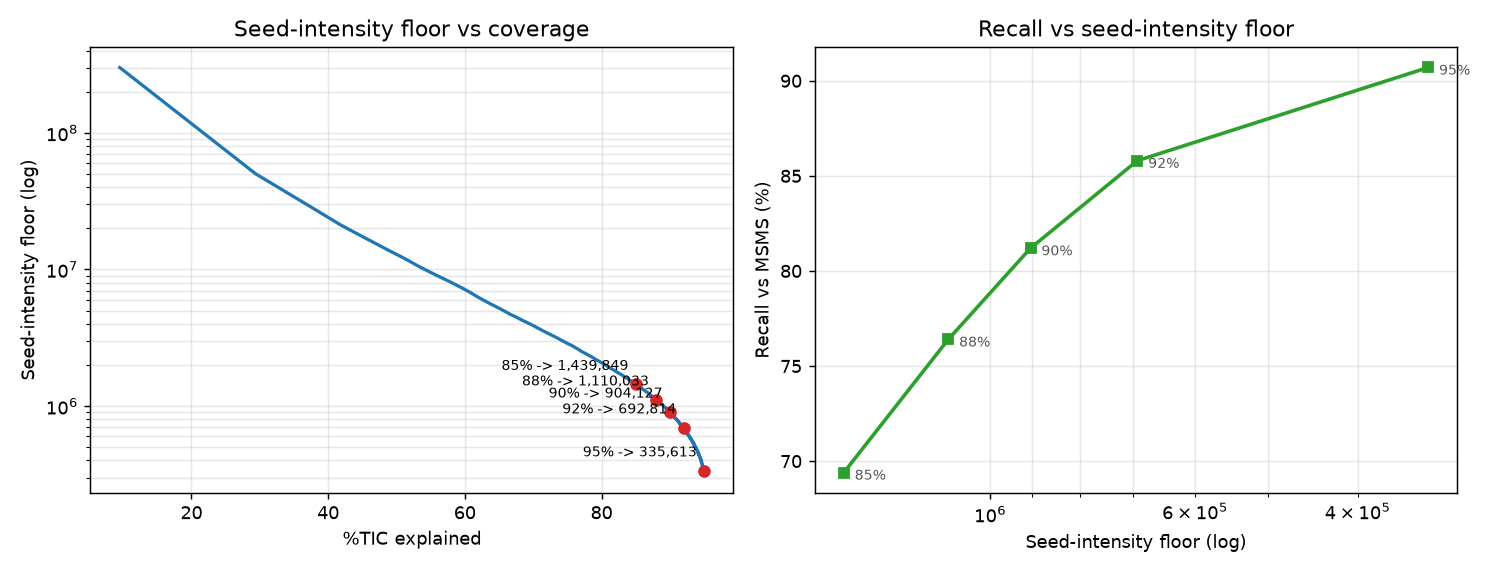

The Python source for this figure:
#!/usr/bin/env python
"""Map each coverage point to the seed-intensity floor that produced it.

Reads a DETECT_PROGRESS log that includes the `seed_int` field (added to the
detector's progress line). Because seeds are visited intensity-descending, the
seed_int at the sample where %TIC first crosses a target IS the effective
seed-intensity floor at that coverage. Cross-references the recall sweep so the
final table is: coverage -> seed_int floor -> recall -> wall cost.

Usage: seed_intensity_at_coverage.py [progress_cov95_seedint.log]
"""
import os, re, sys
import matplotlib
matplotlib.use("Agg")
import matplotlib.pyplot as plt
import numpy as np

HERE = os.path.dirname(os.path.abspath(__file__))
LOG = sys.argv[1] if len(sys.argv) > 1 else os.path.join(HERE, "progress_cov95_seedint.log")

LINE = re.compile(
    r"\[DETECT_PROGRESS\]\s+seeds\s+(\d+)/(\d+)\s+\(pool_remaining\s+(\d+)\)\s+\|\s+"
    r"accepted\s+(\d+)\s+\|\s+seed_int\s+([\d.]+)\s+\|\s+TIC\s+([\d.eE+-]+)\s+"
    r"\(([\d.]+)%[^|]*\|\s+([\d.]+)s"
)

def read_text(path):
    with open(path, "rb") as fh:
        raw = fh.read()
    if raw[:2] in (b"\xff\xfe", b"\xfe\xff"):
        return raw.decode("utf-16")
    return raw.decode("utf-8", errors="replace")

blob = re.sub(r"\s+", " ", read_text(LOG))
seeds, seed_int, tic_pct, t_s, accepted = [], [], [], [], []
for m in LINE.finditer(blob):
    seeds.append(int(m.group(1)))
    accepted.append(int(m.group(4)))
    seed_int.append(float(m.group(5)))
    tic_pct.append(float(m.group(7)))
    t_s.append(float(m.group(8)))

if len(seeds) < 3:
    sys.exit(f"only {len(seeds)} samples parsed from {LOG} - has seed_int landed / is the run done?")

seeds = np.array(seeds, float); seed_int = np.array(seed_int, float)
tic_pct = np.array(tic_pct, float); t_s = np.array(t_s, float)
print(f"parsed {len(seeds)} samples; final {tic_pct[-1]:.1f}% TIC, "
      f"seed_int floor {seed_int[-1]:.0f}, {t_s[-1]:.1f}s")

# recall (from the recall sweep; 0.95 measured in-session). recall @ RT +-0.3
RECALL = {85: 69.4, 88: 76.4, 90: 81.2, 92: 85.8, 95: 90.7}
WALL   = {85: 62.6, 88: 69.2, 90: 81.0, 92: 106.4, 95: 336.8}

def floor_at(target):
    j = int(np.searchsorted(tic_pct, target))
    j = min(j, len(seeds) - 1)
    return seed_int[j], seeds[j], t_s[j]

print("\ncov%   seed_int floor   seeds@stop     recall%   wall(s)")
targets = [85, 88, 90, 92, 95]
rows = []
for c in targets:
    si, s, t = floor_at(c)
    rows.append((c, si, s))
    print(f"  {c}    {si:>12,.0f}   {s:>11,.0f}     {RECALL[c]:5.1f}    {WALL[c]:6.1f}")

# ---- plots: seed_int vs %TIC, and recall vs seed_int floor ------------------
fig, axes = plt.subplots(1, 2, figsize=(11.5, 4.4))

ax = axes[0]
ax.plot(tic_pct, seed_int, "-", color="#1f77b4", lw=1.8)
ax.set_yscale("log")
for c, si, s in rows:
    ax.plot(c, si, "o", color="#d62728", ms=6)
    ax.annotate(f"{c}% -> {si:,.0f}", (c, si), textcoords="offset points",
                xytext=(-4, 8), ha="right", fontsize=8)
ax.set_xlabel("%TIC explained")
ax.set_ylabel("Seed-intensity floor (log)")
ax.set_title("Seed-intensity floor vs coverage")
ax.grid(True, alpha=0.3, which="both")

ax = axes[1]
si_pts = [r[1] for r in rows]
rc_pts = [RECALL[r[0]] for r in rows]
ax.plot(si_pts, rc_pts, "s-", color="#2ca02c", lw=2, ms=6)
ax.set_xscale("log")
for (c, si, s), rc in zip(rows, rc_pts):
    ax.annotate(f"{c}%", (si, rc), textcoords="offset points", xytext=(6, -4),
                fontsize=8, color="#555")
ax.set_xlabel("Seed-intensity floor (log)")
ax.set_ylabel("Recall vs MSMS (%)")
ax.set_title("Recall vs seed-intensity floor")
ax.grid(True, alpha=0.3, which="both")
ax.invert_xaxis()  # lower floor = deeper = to the right

fig.tight_layout()
outp = os.path.join(HERE, "seed_intensity_at_coverage.png")
fig.savefig(outp, dpi=130)
print(f"\nwrote {outp}")
